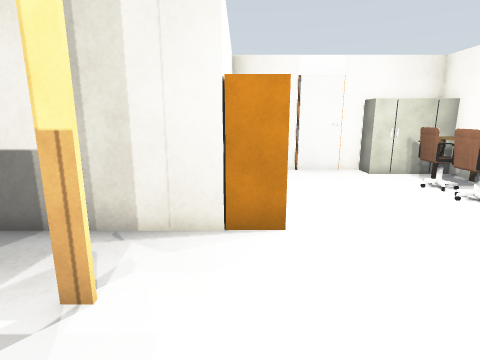
view 1 (above)

14 first-person views from a walk through a world built for the Webots simulator. The camera is 1.1 m above the floor, tilts 12° down and sees 80° across. Doors are drawn as open doorways. The floor is counted in squares, 0.5 m on a side. Each view is taken from the middle of a square. On the plan, view 1 faces up. The plan holds only what a view shows up to about 17 squares ahead; the rest is blank. The robots in the file are not drawn. Simple shapes and patterns stand in for the simulator's stock objects.

view 2
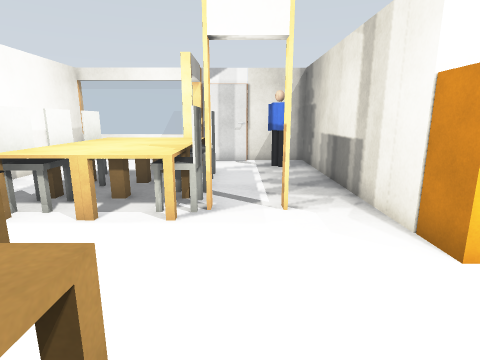

view 3
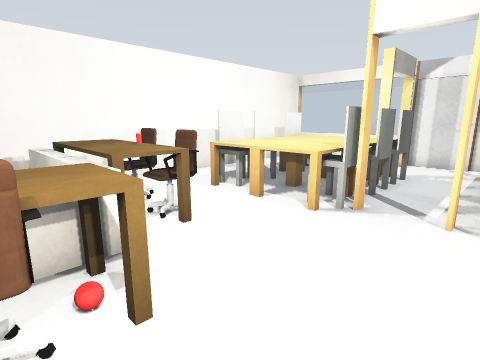

view 4
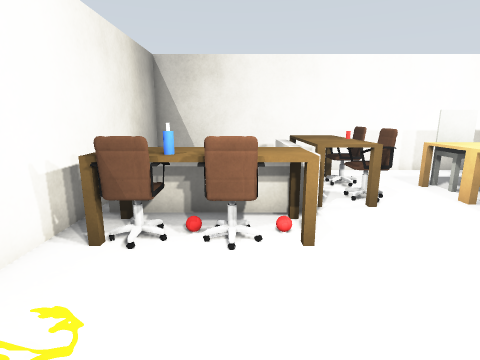

view 5
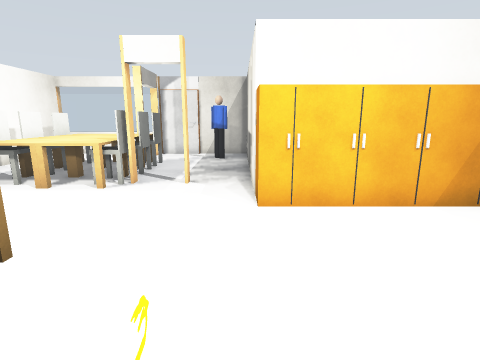

view 6
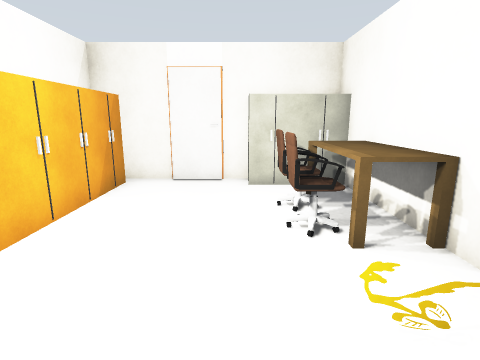

view 7
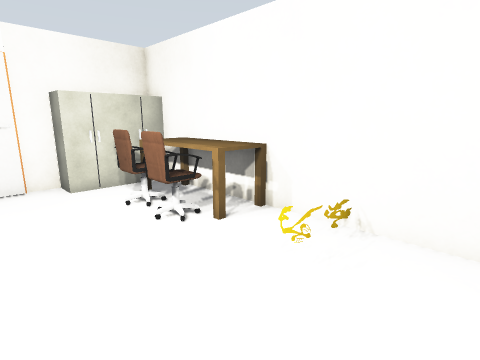

view 8
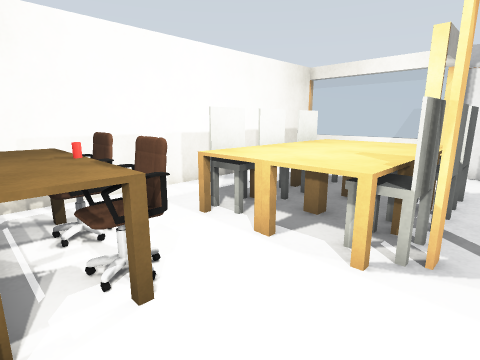

view 9
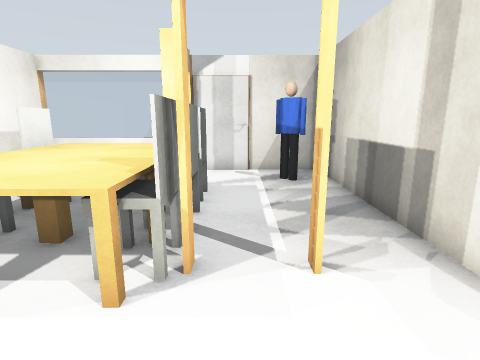

view 10
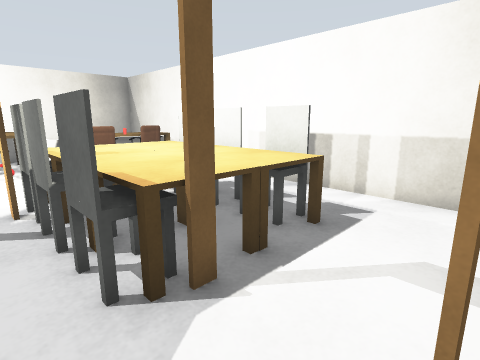

view 11
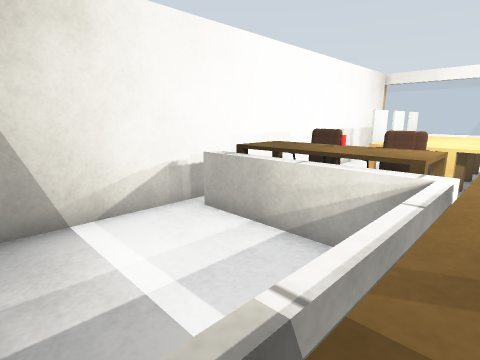

view 12
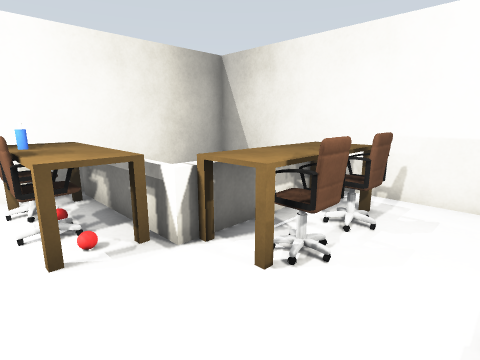

view 13
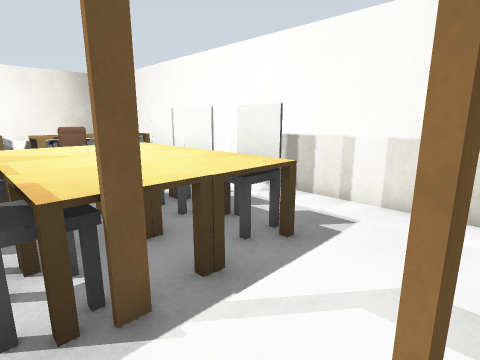

view 14
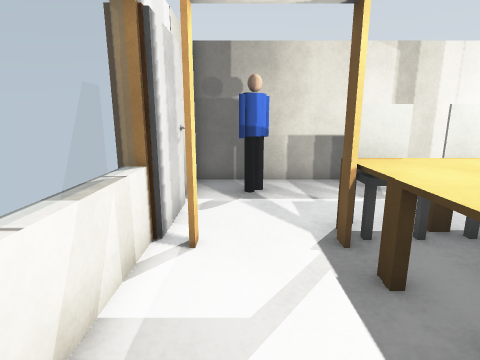

### Floor plan
Points are (right, up) in squares from view 1. A wall is a line through its corners. A room is listed if a view was taken in it or the views show most of it. See-through windows are left out.
Room 1 (views 1, 2, 3, 4, 5, 6, 7, 8, 9, 10, 11, 12, 13, 14)
walls: (-2.3, 3.2) (-1.8, 3.2); (-0.4, 5.4) (-10.6, 5.4) (-10.6, 2.4); (-10.6, 0.1) (-10.6, -6.5); (8.6, -1) (8.6, 12.6) (4.4, 12.6); (2.5, 12.6) (-0.1, 12.6); (-11.1, -6.5) (3.6, -6.5)
low walls: (3.1, -1.5) (3.1, -0.6) (8.2, -0.6); (3.1, -5.7) (3.1, -4.4)
ways out: gap at (-9, 0)
objects: door leaf (-11, 1) to (-11, 2); person (-9, 4) to (-8, 4); table (-7, -3) to (-6, -2); table (-7, -1) to (-5, 0); chair (-6, -3); chair (-6, 1); table (-5, -3) to (-4, -1); chair (-4, -3); table (-4, 0); chair (-4, 1); table (-3, -3) to (-1, -2); table (-3, -1) to (-1, 0); chair (-3, 1) to (-2, 1); chair (-2, -3); cabinet (0, 6) to (1, 7); cabinet (0, 8) to (1, 8); cabinet (0, 9) to (1, 10); cabinet (0, 11) to (1, 12); office chair (1, -4) to (1, -3); office chair (1, -2); table (2, -5) to (3, -1); drink can (2, -3); door leaf (3, 13) to (4, 13); table (4, 0) to (7, 0); red ball (4, 1); office chair (5, 1); bottle (6, 1); red ball (6, 2); office chair (6, 7) to (7, 8); office chair (6, 9) to (7, 10); cabinet (6, 12); office chair (7, 1); other object (7, 4) to (8, 4); cabinet (7, 12) to (8, 12); table (8, 7) to (8, 10)
Room 2 (no view inside)
walls: (3.6, -6.5) (8.6, -6.5) (8.6, -1)
low walls: (3.5, -0.7) (3.5, -5.9)

Positions as (right, up) in squares from view 1, and headings:
1: (0, 0), facing up
2: (5, 2), facing left
3: (5, 4), facing down-left
4: (5, 6), facing down
5: (8, 5), facing left
6: (5, 2), facing up
7: (3, 2), facing up-right
8: (3, 2), facing down-left
9: (2, 2), facing left
10: (-10, 2), facing down-right
11: (8, 0), facing down-left
12: (-1, 2), facing down-right
13: (-10, 1), facing down-right
14: (-9, -5), facing up
